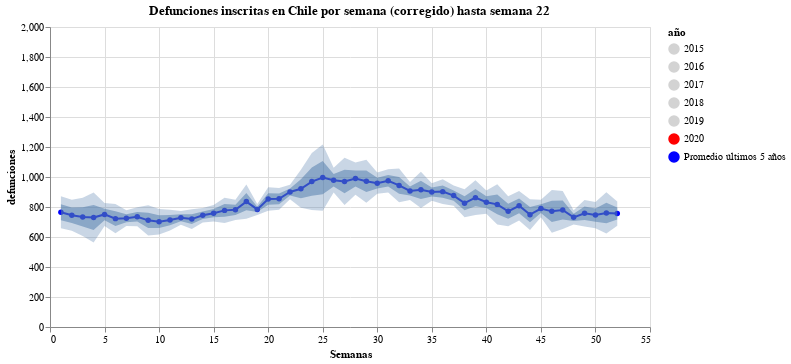

Notebook source saved alongside this figure:
### Code cell
#hide_input
label = alt.selection_single(
    encodings=['x'], # limit selection to x-axis value
    on='mouseover',  # select on mouseover events
    nearest=True,    # select data point nearest the cursor
    empty='none'     # empty selection includes no data points
)

base = alt.Chart(amended_deaths.drop([i for i in np.arange(2012,2015)]).reset_index().melt("index", value_name="defunciones").rename(columns={"index":"año"})).mark_line(point=True).encode(
    x = alt.X("semana:Q",scale=alt.Scale(domain=(1, 52))),
    y = alt.Y("defunciones", scale=alt.Scale(domain=(0,2000))),
    color=alt.Color('año:N', scale=alt.Scale(range=['lightgray', 'lightgray', 'lightgray', 'lightgray', 'lightgray', 'red', 'blue'], 
                                             domain=["2015", "2016", "2017", "2018", "2019", "2020", "Promedio últimos 5 años"]))
)

alt.layer(
    base, # base line chart
    
    alt.Chart(df_expected.reset_index()).mark_area(
        opacity=0.5
    ).encode(
        x="semana",
        y=alt.Y("lower:Q", axis=alt.Axis(title="defunciones")),
        #y="lower:Q",
        y2="upper:Q"
    ),
    
    alt.Chart(df_expected.reset_index()).mark_area(
        opacity=0.3
    ).encode(
        x="semana",
        y="lower 2:Q",
        y2="upper 2:Q"
    ),
    
#     alt.Chart(expected.reset_index().rename(columns={0:"defunciones"})).mark_line(point=True).encode(
#     x = "semana",
#     y = "defunciones"
#     ),
    # add a rule mark to serve as a guide line
    alt.Chart().mark_rule(color='#aaa').encode(
        x = alt.X('semana:Q', scale=alt.Scale(domain=(1, 52)), axis=alt.Axis(title='Semanas'), sort=None)
    ).transform_filter(label),
    
    # add circle marks for selected time points, hide unselected points
    base.mark_circle().encode(
        opacity=alt.condition(label, alt.value(1), alt.value(0))
    ).add_selection(label),

    # add white stroked text to provide a legible background for labels
    base.mark_text(align='left', dx=5, dy=-5, stroke='white', strokeWidth=2).encode(
        text='defunciones'
    ).transform_filter(label),

    # add text labels for stock prices
    base.mark_text(align='left', dx=5, dy=-5).encode(
        text='defunciones'
    ).transform_filter(label),
    
    data=amended_deaths.drop([i for i in np.arange(2012,2015)]).reset_index().melt("index", value_name="defunciones").rename(columns={"index":"año"})
).properties(
    title = f'Defunciones inscritas en Chile por semana (corregido) hasta semana {current_week-1}',
    width=600
)

### Figure 1 — Vega-Lite specification as saved in the notebook (floating-point values rounded to 4 significant figures; data arrays with more than 128 entries replaced by an {"elided": "..."} marker saying what was removed)
{"config": {"view": {"continuousWidth": 400, "continuousHeight": 300}}, "layer": [{"data": {"name": "data-0ebb11d3385ad31714e0b16220267194"}, "mark": {"type": "line", "point": true}, "encoding": {"color": {"type": "nominal", "field": "año", "scale": {"domain": ["2015", "2016", "2017", "2018", "2019", "2020", "Promedio últimos 5 años"], "range": ["lightgray", "lightgray", "lightgray", "lightgray", "lightgray", "red", "blue"]}}, "x": {"type": "quantitative", "field": "semana", "scale": {"domain": [1, 52]}}, "y": {"type": "quantitative", "field": "defunciones", "scale": {"domain": [0, 2000]}}}}, {"data": {"name": "data-c4d327dd9252a39fa6803dc8e2008932"}, "mark": {"type": "area", "opacity": 0.5}, "encoding": {"x": {"type": "quantitative", "field": "semana"}, "y": {"type": "quantitative", "axis": {"title": "defunciones"}, "field": "lower"}, "y2": {"field": "upper"}}}, {"data": {"name": "data-c4d327dd9252a39fa6803dc8e2008932"}, "mark": {"type": "area", "opacity": 0.3}, "encoding": {"x": {"type": "quantitative", "field": "semana"}, "y": {"type": "quantitative", "field": "lower 2"}, "y2": {"field": "upper 2"}}}, {"mark": {"type": "rule", "color": "#aaa"}, "encoding": {"x": {"type": "quantitative", "axis": {"title": "Semanas"}, "field": "semana", "scale": {"domain": [1, 52]}, "sort": null}}, "transform": [{"filter": {"selection": "selector015"}}]}, {"data": {"name": "data-0ebb11d3385ad31714e0b16220267194"}, "mark": "circle", "encoding": {"color": {"type": "nominal", "field": "año", "scale": {"domain": ["2015", "2016", "2017", "2018", "2019", "2020", "Promedio últimos 5 años"], "range": ["lightgray", "lightgray", "lightgray", "lightgray", "lightgray", "red", "blue"]}}, "opacity": {"condition": {"value": 1, "selection": "selector015"}, "value": 0}, "x": {"type": "quantitative", "field": "semana", "scale": {"domain": [1, 52]}}, "y": {"type": "quantitative", "field": "defunciones", "scale": {"domain": [0, 2000]}}}, "selection": {"selector015": {"type": "single", "encodings": ["x"], "on": "mouseover", "nearest": true, "empty": "none"}}}, {"data": {"name": "data-0ebb11d3385ad31714e0b16220267194"}, "mark": {"type": "text", "align": "left", "dx": 5, "dy": -5, "stroke": "white", "strokeWidth": 2}, "encoding": {"color": {"type": "nominal", "field": "año", "scale": {"domain": ["2015", "2016", "2017", "2018", "2019", "2020", "Promedio últimos 5 años"], "range": ["lightgray", "lightgray", "lightgray", "lightgray", "lightgray", "red", "blue"]}}, "text": {"type": "quantitative", "field": "defunciones"}, "x": {"type": "quantitative", "field": "semana", "scale": {"domain": [1, 52]}}, "y": {"type": "quantitative", "field": "defunciones", "scale": {"domain": [0, 2000]}}}, "transform": [{"filter": {"selection": "selector015"}}]}, {"data": {"name": "data-0ebb11d3385ad31714e0b16220267194"}, "mark": {"type": "text", "align": "left", "dx": 5, "dy": -5}, "encoding": {"color": {"type": "nominal", "field": "año", "scale": {"domain": ["2015", "2016", "2017", "2018", "2019", "2020", "Promedio últimos 5 años"], "range": ["lightgray", "lightgray", "lightgray", "lightgray", "lightgray", "red", "blue"]}}, "text": {"type": "quantitative", "field": "defunciones"}, "x": {"type": "quantitative", "field": "semana", "scale": {"domain": [1, 52]}}, "y": {"type": "quantitative", "field": "defunciones", "scale": {"domain": [0, 2000]}}}, "transform": [{"filter": {"selection": "selector015"}}]}], "data": {"name": "data-0ebb11d3385ad31714e0b16220267194"}, "title": "Defunciones inscritas en Chile por semana (corregido) hasta semana 22", "width": 600, "$schema": "https://vega.github.io/schema/vega-lite/v4.8.1.json", "datasets": {"data-0ebb11d3385ad31714e0b16220267194": {"elided": "364 records"}, "data-c4d327dd9252a39fa6803dc8e2008932": [{"semana": 1, "Expected": 765.0, "lower": 711.5, "upper": 818.5, "lower 2": 658.5, "upper 2": 871.5}, {"semana": 2, "Expected": 744.5, "lower": 693.0, "upper": 796.0, "lower 2": 641.0, "upper 2": 848.0}, {"semana": 3, "Expected": 734.0, "lower": 670.0, "upper": 798.0, "lower 2": 606.5, "upper 2": 861.5}, {"semana": 4, "Expected": 729.5, "lower": 646.0, "upper": 813.0, "lower 2": 563.0, "upper 2": 896.0}, {"semana": 5, "Expected": 750.5, "lower": 712.0, "upper": 789.0, "lower 2": 673.5, "upper 2": 827.5}, {"semana": 6, "Expected": 722.5, "lower": 674.0, "upper": 771.0, "lower 2": 625.0, "upper 2": 820.0}, {"semana": 7, "Expected": 725.5, "lower": 699.0, "upper": 752.0, "lower 2": 673.0, "upper 2": 778.0}, {"semana": 8, "Expected": 735.0, "lower": 703.5, "upper": 766.5, "lower 2": 672.0, "upper 2": 798.0}, {"semana": 9, "Expected": 711.0, "lower": 660.5, "upper": 761.5, "lower 2": 610.0, "upper 2": 812.0}, {"semana": 10, "Expected": 702.0, "lower": 659.5, "upper": 744.5, "lower 2": 617.5, "upper 2": 786.5}, {"semana": 11, "Expected": 713.0, "lower": 678.5, "upper": 747.5, "lower 2": 643.5, "upper 2": 782.5}, {"semana": 12, "Expected": 728.0, "lower": 705.0, "upper": 751.0, "lower 2": 682.5, "upper 2": 773.5}, {"semana": 13, "Expected": 719.5, "lower": 686.5, "upper": 752.5, "lower 2": 654.0, "upper 2": 785.0}, {"semana": 14, "Expected": 745.0, "lower": 720.5, "upper": 769.5, "lower 2": 696.5, "upper 2": 793.5}, {"semana": 15, "Expected": 759.0, "lower": 731.5, "upper": 786.5, "lower 2": 704.0, "upper 2": 814.0}, {"semana": 16, "Expected": 777.5, "lower": 735.5, "upper": 819.5, "lower 2": 694.0, "upper 2": 861.0}, {"semana": 17, "Expected": 781.0, "lower": 747.5, "upper": 814.5, "lower 2": 714.0, "upper 2": 848.0}, {"semana": 18, "Expected": 836.0, "lower": 779.0, "upper": 893.0, "lower 2": 722.0, "upper 2": 950.0}, {"semana": 19, "Expected": 784.0, "lower": 766.0, "upper": 802.0, "lower 2": 747.5, "upper 2": 820.5}, {"semana": 20, "Expected": 853.5, "lower": 814.5, "upper": 892.5, "lower 2": 775.0, "upper 2": 932.0}, {"semana": 21, "Expected": 854.5, "lower": 818.5, "upper": 890.5, "lower 2": 782.0, "upper 2": 927.0}, {"semana": 22, "Expected": 900.0, "lower": 876.0, "upper": 924.0, "lower 2": 851.5, "upper 2": 948.5}, {"semana": 23, "Expected": 921.5, "lower": 858.0, "upper": 985.0, "lower 2": 794.5, "upper 2": 1049.0}, {"semana": 24, "Expected": 969.5, "lower": 874.5, "upper": 1064.0, "lower 2": 779.5, "upper 2": 1160.0}, {"semana": 25, "Expected": 996.0, "lower": 885.5, "upper": 1106.0, "lower 2": 775.0, "upper 2": 1217.0}, {"semana": 26, "Expected": 979.0, "lower": 937.5, "upper": 1020.0, "lower 2": 896.0, "upper 2": 1062.0}, {"semana": 27, "Expected": 970.5, "lower": 892.0, "upper": 1049.0, "lower 2": 813.0, "upper 2": 1128.0}, {"semana": 28, "Expected": 989.5, "lower": 936.0, "upper": 1043.0, "lower 2": 882.0, "upper 2": 1097.0}, {"semana": 29, "Expected": 972.0, "lower": 900.5, "upper": 1044.0, "lower 2": 829.0, "upper 2": 1115.0}, {"semana": 30, "Expected": 959.0, "lower": 923.5, "upper": 994.5, "lower 2": 888.0, "upper 2": 1030.0}, {"semana": 31, "Expected": 974.5, "lower": 936.0, "upper": 1013.0, "lower 2": 897.0, "upper 2": 1052.0}, {"semana": 32, "Expected": 944.0, "lower": 888.0, "upper": 1000.0, "lower 2": 831.5, "upper 2": 1056.0}, {"semana": 33, "Expected": 907.0, "lower": 877.0, "upper": 937.0, "lower 2": 847.0, "upper 2": 967.0}, {"semana": 34, "Expected": 914.5, "lower": 854.0, "upper": 975.0, "lower 2": 793.5, "upper 2": 1035.0}, {"semana": 35, "Expected": 900.0, "lower": 870.5, "upper": 929.5, "lower 2": 841.5, "upper 2": 958.5}, {"semana": 36, "Expected": 902.5, "lower": 861.5, "upper": 943.5, "lower 2": 820.5, "upper 2": 984.5}, {"semana": 37, "Expected": 876.0, "lower": 842.0, "upper": 910.0, "lower 2": 808.0, "upper 2": 944.0}, {"semana": 38, "Expected": 825.5, "lower": 779.0, "upper": 872.0, "lower 2": 732.5, "upper 2": 918.5}, {"semana": 39, "Expected": 862.5, "lower": 805.0, "upper": 920.0, "lower 2": 747.0, "upper 2": 978.0}, {"semana": 40, "Expected": 832.0, "lower": 793.0, "upper": 871.0, "lower 2": 754.5, "upper 2": 909.5}, {"semana": 41, "Expected": 817.5, "lower": 751.0, "upper": 884.0, "lower 2": 684.0, "upper 2": 951.0}, {"semana": 42, "Expected": 771.5, "lower": 722.0, "upper": 821.0, "lower 2": 672.0, "upper 2": 871.0}, {"semana": 43, "Expected": 808.0, "lower": 759.0, "upper": 857.0, "lower 2": 710.0, "upper 2": 906.0}, {"semana": 44, "Expected": 749.0, "lower": 698.0, "upper": 800.0, "lower 2": 647.0, "upper 2": 851.0}, {"semana": 45, "Expected": 789.5, "lower": 760.5, "upper": 818.5, "lower 2": 731.0, "upper 2": 848.0}, {"semana": 46, "Expected": 771.0, "lower": 699.5, "upper": 842.5, "lower 2": 628.0, "upper 2": 914.0}, {"semana": 47, "Expected": 780.5, "lower": 717.5, "upper": 843.5, "lower 2": 654.0, "upper 2": 907.0}, {"semana": 48, "Expected": 731.0, "lower": 707.0, "upper": 755.0, "lower 2": 683.5, "upper 2": 778.5}, {"semana": 49, "Expected": 758.5, "lower": 714.0, "upper": 803.0, "lower 2": 669.5, "upper 2": 847.5}, {"semana": 50, "Expected": 746.0, "lower": 702.5, "upper": 789.5, "lower 2": 659.0, "upper 2": 833.0}, {"semana": 51, "Expected": 760.5, "lower": 692.0, "upper": 829.0, "lower 2": 623.0, "upper 2": 898.0}, {"semana": 52, "Expected": 756.0, "lower": 716.0, "upper": 796.0, "lower 2": 675.5, "upper 2": 836.5}]}}
